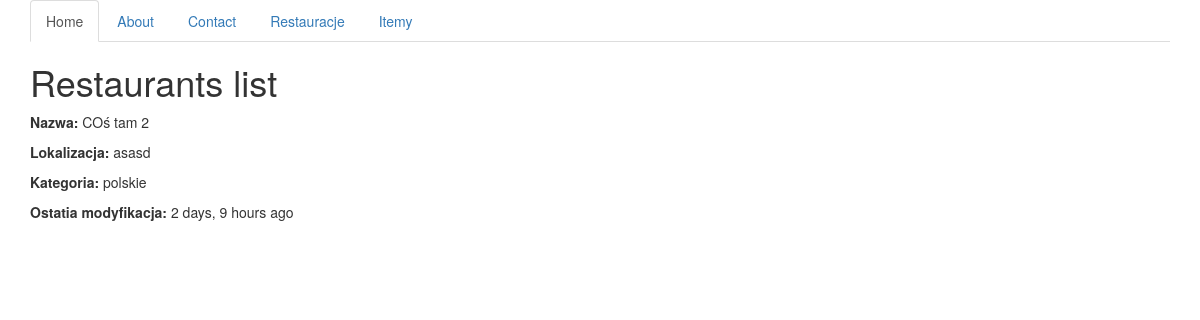
Before: /restaurants/cos-tam-2/ (signed in) with the older database file.
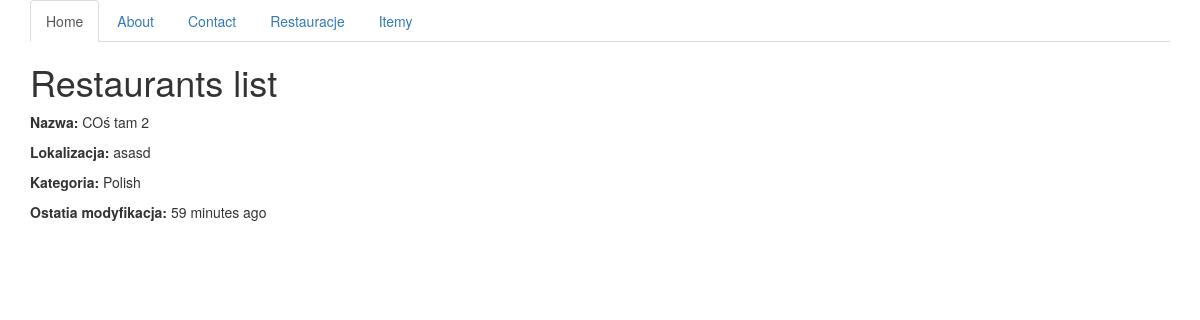
After: the same page with the newer database file.
### restaurants/models.py (models this page shows, shortened)
class RestaurantLocation(models.Model):
    owner = models.ForeignKey(User)
    name = models.CharField(max_length=120)
    location = models.CharField(max_length=120, null=True, blank=True)
    category = models.CharField(max_length=120, null=True, blank=True, validators=[validate_category])
    timestamp = models.DateTimeField(auto_now_add=True)
    updated = models.DateTimeField(auto_now=True)
    slug = models.SlugField(null=True, blank=True)
    @property
    def title(self):
        return self.name

### restaurants/views.py (the view)
# urls.py: url(r'^(?P<slug>[\w-]+)/$', RestaurantsDetailView.as_view(), name='detail'),
class RestaurantsDetailView(LoginRequiredMixin, DetailView):
    def get_queryset(self):
        queryset = RestaurantLocation.objects.filter(owner=self.request.user)
        return queryset

### restaurants/templates/restaurants/restaurantlocation_detail.html (shortened to what this page needs)
{% extends 'base.html' %}
{% block content %}
    <h1>Restaurants list</h1>
    <p><strong>Nazwa:</strong> {{ object.title }} </p>
    <p><strong>Lokalizacja:</strong> {{ object.location }}</p>
    <p><strong>Kategoria:</strong> {{ object.category }}</p>
    <p><strong>Ostatia modyfikacja:</strong> {{ object.updated|timesince }} ago</p>
{% endblock %}

### templates/base.html (shortened to what this page needs)
<!DOCTYPE html>
<html lang="en">
<head>
    {% include "snippets/css.html"  %}
</head>
<body>
    <header>
        {% include "snippets/nav.html"  %}
    </header>
    <div class="container">
        {% block content %}{% endblock %}
    </div>
</body>
</html>

### templates/snippets/nav.html
<div class="container">
    <nav>
        <ul class="nav nav-tabs">
            <li role="presentation" class="active"><a href="{% url "home" %}">Home</a></li>
            <li role="presentation"><a href="{% url "about" %}">About</a></li>
            <li role="presentation"><a href="{% url "contact" %}">Contact</a></li>
            {% if request.user.is_authenticated %}
                <li role="presentation"><a href="{% url "restaurants:list" %}">Restauracje</a></li>
                <li role="presentation"><a href="{% url "menus:list" %}">Itemy</a></li>
            {% endif %}
        </ul>
    </nav>
</div>

Changed rows visible on the page:
changed RestaurantLocation "COś tam 2": category "polskie" → "Polish"; updated "2 days, 9 hours" → "59 minutes"
